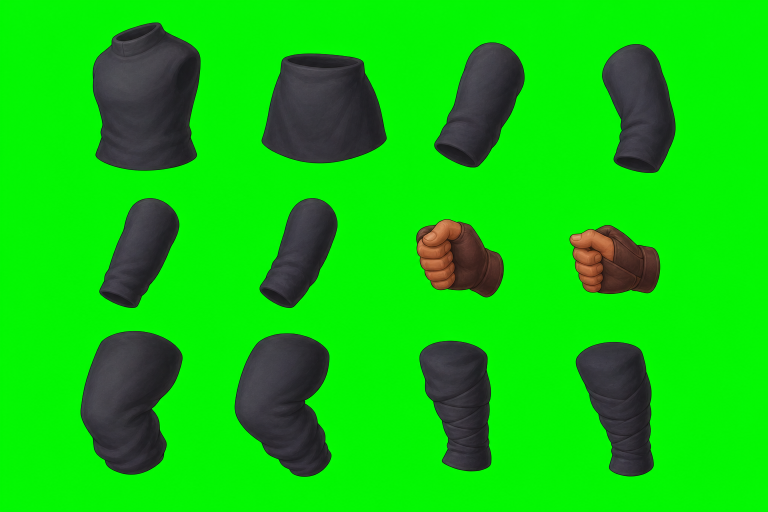
#> input picture source_assets/monsters/generated_parts/thief_raider_v12/01_imagegen_boards/focused_body_parts_candidate_v02_chroma.png, 1536 x 1024 px (shown at 1/2 size)
$ python extract_focused_body_parts_v02.py
#> lines starting #> are read from the running program, lines starting #| are printed output that depends on the picture; after the words box and inside, x2 and y2 are one past the last pixel; in counts of white or black regions, pixels touching at a corner belong together
### source_assets/monsters/generated_parts/thief_raider_v12/extract_semantic_parts_v01.py
#!/usr/bin/env python3
"""Remove the generated chroma plate and audit every connected semantic part.

This script deliberately distinguishes a usable texture donor from a production
attachment.  A clean connected component is not automatically considered a
riggable body part.
"""

from __future__ import annotations

import hashlib
import json
from pathlib import Path

import cv2
import numpy as np
from PIL import Image, ImageDraw, ImageFont


HERE = Path(__file__).resolve().parent
SOURCE = HERE / "01_imagegen_boards" / "semantic_parts_candidate_v01_chroma.png"
OUT = HERE / "02_semantic_parts" / "semantic_parts_v01"

# OpenCV connected-component ids for this immutable generated plate.  Grouping
# the two eyes keeps them as one Spine attachment while retaining transparency.
PARTS = [
    {"name": "hooded_head", "ids": [1], "verdict": "donor", "note": "Identity-preserving hood; face cavity is intentional."},
    {"name": "torso_fused_arms", "ids": [2], "verdict": "reject", "note": "Both sleeves are fused into the torso and the neck is a hollow port."},
    {"name": "scarf_tube_back", "ids": [3], "verdict": "reject", "note": "Closed hollow tube instead of separate front/back cloth attachments."},
    {"name": "scarf_tube_front", "ids": [4], "verdict": "reject", "note": "Closed hollow tube instead of separate front/back cloth attachments."},
    {"name": "pelvis_tunic_ring", "ids": [5], "verdict": "inspect", "note": "Useful painted donor, but upper opening and hidden waist volume need replacement."},
    {"name": "eye_glow", "ids": [6, 7], "verdict": "donor", "note": "Two disconnected eye sprites grouped as one attachment."},
    {"name": "shoulder_plate_far", "ids": [8], "verdict": "donor", "note": "Clean solid armor attachment."},
    {"name": "shoulder_plate_near", "ids": [9], "verdict": "donor", "note": "Clean solid armor attachment."},
    {"name": "plain_arm_bent", "ids": [10], "verdict": "inspect", "note": "Potential cloth donor; joint ends and role remain ambiguous."},
    {"name": "arm_bracer_composite_a", "ids": [11], "verdict": "reject", "note": "Cloth, leather and plate are fused; no independent elbow/wrist chain."},
    {"name": "arm_bracer_composite_b", "ids": [12], "verdict": "reject", "note": "Cloth, leather and plate are fused; no independent elbow/wrist chain."},
    {"name": "arm_bracer_composite_c", "ids": [13], "verdict": "reject", "note": "Cloth, leather and plate are fused; no independent elbow/wrist chain."},
    {"name": "rope_hand_composite", "ids": [14], "verdict": "inspect", "note": "Good hand identity donor; rope and cuff must be separated before rigging."},
    {"name": "dagger_hand_composite", "ids": [15], "verdict": "reject", "note": "Hand, dagger and cuff are fused although a separate dagger exists."},
    {"name": "forearm_plate_near", "ids": [16], "verdict": "donor", "note": "Clean solid armor attachment."},
    {"name": "forearm_plate_far", "ids": [17], "verdict": "donor", "note": "Clean solid armor attachment."},
    {"name": "leg_boot_composite_a", "ids": [18], "verdict": "reject", "note": "Thigh, shin and boot form one rigid sticker."},
    {"name": "leg_composite_b", "ids": [19], "verdict": "reject", "note": "Thigh and shin are fused and the ankle end is ambiguous."},
    {"name": "loot_sack", "ids": [20], "verdict": "donor", "note": "Clean accessory attachment."},
    {"name": "leg_boot_composite_c", "ids": [21], "verdict": "reject", "note": "Lower leg and boot are fused; knee/ankle cannot articulate."},
    {"name": "pouch", "ids": [22], "verdict": "donor", "note": "Clean accessory attachment."},
    {"name": "sack_rope", "ids": [23], "verdict": "donor", "note": "Clean rope donor; split into front/back paths at rig stage."},
    {"name": "belt", "ids": [24], "verdict": "donor", "note": "Clean accessory attachment."},
    {"name": "cape_tail_near", "ids": [25], "verdict": "donor", "note": "Clean cloth attachment with intentional tears."},
    {"name": "cape_tail_far", "ids": [26], "verdict": "donor", "note": "Clean cloth attachment with intentional tears."},
    {"name": "boot_near", "ids": [27], "verdict": "donor", "note": "Solid boot; ankle underlap still needs checkerboard verification."},
    {"name": "boot_far", "ids": [28], "verdict": "donor", "note": "Solid boot; ankle underlap still needs checkerboard verification."},
    {"name": "sack_knot", "ids": [29], "verdict": "donor", "note": "Clean accessory attachment."},
    {"name": "dagger", "ids": [30], "verdict": "donor", "note": "Clean weapon attachment."},
]


def sha256(path: Path) -> str:
    return hashlib.sha256(path.read_bytes()).hexdigest()


def chroma_to_rgba(source: np.ndarray) -> np.ndarray:
    """Key the green plate and remove green contamination from antialiased edges."""
    rgb = source[:, :, :3].astype(np.float32)
    dominance = rgb[:, :, 1] - np.maximum(rgb[:, :, 0], rgb[:, :, 2])
    alpha = np.clip((150.0 - dominance) / 110.0, 0.0, 1.0)
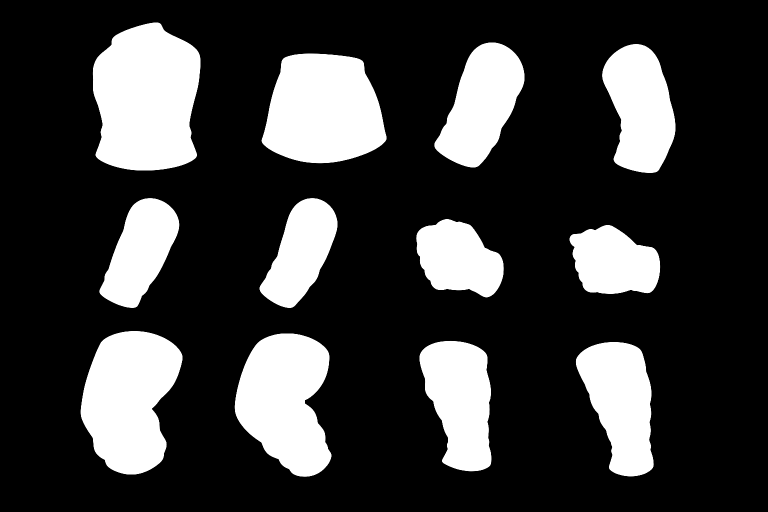
#> alpha: shape (1024, 1536) float32 (shown at 1/2 size); min 0, max 1, mean 0.232
    alpha[alpha < 0.035] = 0.0
#> alpha: shape (1024, 1536) float32; 0.01% of pixels changed, all inside (x1, y1, x2, y2) = (167, 45, 1336, 952)
    alpha[alpha > 0.965] = 1.0
#> alpha: shape (1024, 1536) float32; min 0, max 1, mean 0.232

    background_pixels = rgb[dominance > 190.0]
    background = np.median(background_pixels, axis=0) if len(background_pixels) else np.asarray([4.0, 250.0, 4.0])
#> background = [3, 247, 2]
    safe = np.maximum(alpha[:, :, None], 0.035)
    foreground = (rgb - (1.0 - alpha[:, :, None]) * background[None, None, :]) / safe
    foreground = np.clip(foreground, 0.0, 255.0)

    output = np.zeros((*source.shape[:2], 4), dtype=np.uint8)
    keep = alpha > 0.0
#> keep: shape (1024, 1536) bool; 23.3% white; 12 white regions, largest, box (x1, y1, x2, y2) and area: (185, 45, 401, 341) 52219, (523, 107, 774, 327) 43308, (161, 662, 365, 949) 42070
    output[:, :, :3][keep] = np.round(foreground[keep]).astype(np.uint8)
    output[:, :, 3] = np.round(alpha * 255.0).astype(np.uint8)
    return output


# [69 lines left out: functions crop_group, make_contact, main, not called in this run]


# [2 lines that do not run on import are left out]

### source_assets/monsters/generated_parts/thief_raider_v12/extract_focused_body_parts_v02.py
#!/usr/bin/env python3
"""Key and audit the focused twelve-part image-generation pass."""

from __future__ import annotations

import json
from pathlib import Path

import cv2
import numpy as np
from PIL import Image, ImageDraw, ImageFont

from extract_semantic_parts_v01 import chroma_to_rgba, sha256


HERE = Path(__file__).resolve().parent
SOURCE = HERE / "01_imagegen_boards" / "focused_body_parts_candidate_v02_chroma.png"
OUT = HERE / "02_semantic_parts" / "focused_body_parts_v02"

PARTS = [
    {"name": "torso_cloth", "id": 1, "verdict": "reject", "note": "Painted black neck and shoulder cavities; reads as an empty shirt."},
    {"name": "pelvis_tunic", "id": 4, "verdict": "reject", "note": "Painted black waist cavity; missing solid hidden torso/hip volume."},
    {"name": "near_upper_arm", "id": 2, "verdict": "reject", "note": "Large black sleeve port at elbow and capsule-like shoulder cap."},
    {"name": "far_upper_arm", "id": 3, "verdict": "reject", "note": "Large black sleeve port at elbow and capsule-like shoulder cap."},
    {"name": "near_forearm", "id": 5, "verdict": "reject", "note": "Large black sleeve port; both endpoints lack tapered underlap."},
    {"name": "far_forearm", "id": 6, "verdict": "reject", "note": "Large black sleeve port; both endpoints lack tapered underlap."},
    {"name": "near_empty_grip_hand", "id": 7, "verdict": "donor", "note": "Independent empty grip; perspective and palette are usable donors."},
    {"name": "far_empty_grip_hand", "id": 8, "verdict": "donor", "note": "Independent empty grip; perspective and palette are usable donors."},
    {"name": "near_thigh", "id": 9, "verdict": "reject", "note": "Pillow-like bent tube with no controlled hip/knee underlap."},
    {"name": "far_thigh", "id": 10, "verdict": "reject", "note": "Pillow-like bent tube with no controlled hip/knee underlap."},
    {"name": "near_shin", "id": 11, "verdict": "reject", "note": "Generic tapered tube; endpoints and silhouette do not match the crouched bind pose."},
    {"name": "far_shin", "id": 12, "verdict": "reject", "note": "Generic tapered tube; endpoints and silhouette do not match the crouched bind pose."},
]


def crop_component(rgba: np.ndarray, labels: np.ndarray, component_id: int, padding: int = 10) -> tuple[np.ndarray, list[int]]:
    owned = labels == component_id
    ys, xs = np.where(owned)
    if not len(xs):
        raise RuntimeError(component_id)
    x0, y0 = max(0, int(xs.min()) - padding), max(0, int(ys.min()) - padding)
    x1, y1 = min(rgba.shape[1], int(xs.max()) + 1 + padding), min(rgba.shape[0], int(ys.max()) + 1 + padding)
    crop = rgba[y0:y1, x0:x1].copy()
    own_crop = owned[y0:y1, x0:x1]
    crop[~own_crop] = 0
    return crop, [x0, y0, x1, y1]


def dark_cavity_pixels(crop: np.ndarray) -> int:
    rgb = crop[:, :, :3].astype(np.float32)
    alpha = crop[:, :, 3] > 128
    luminance = rgb[:, :, 0] * 0.2126 + rgb[:, :, 1] * 0.7152 + rgb[:, :, 2] * 0.0722
    # Body cloth is dark, so only count near-black pockets, not normal charcoal.
    return int(((luminance < 17.0) & alpha).sum())


def make_contact(records: list[dict]) -> None:
    cols, cell_w, cell_h = 4, 380, 330
    rows = 3
    sheet = Image.new("RGBA", (cols * cell_w, rows * cell_h), (26, 30, 38, 255))
    draw = ImageDraw.Draw(sheet)
    font = ImageFont.load_default()
    colors = {"donor": (64, 210, 120, 255), "reject": (235, 76, 76, 255)}
    for index, record in enumerate(records):
        x, y = (index % cols) * cell_w, (index // cols) * cell_h
        color = colors[record["verdict"]]
        draw.rectangle((x + 4, y + 4, x + cell_w - 5, y + cell_h - 5), outline=color, width=3)
        draw.text((x + 12, y + 10), f'{index:02d} {record["name"]}', fill=(245, 247, 250, 255), font=font)
        draw.text((x + 12, y + 28), f'{record["verdict"].upper()}  near-black={record["near_black_pixels"]}', fill=color, font=font)
        part = Image.open(OUT / record["file"]).convert("RGBA")
        scale = min(330 / max(1, part.width), 245 / max(1, part.height), 1.35)
        shown = part.resize((max(1, round(part.width * scale)), max(1, round(part.height * scale))), Image.Resampling.LANCZOS)
        sheet.alpha_composite(shown, (x + (cell_w - shown.width) // 2, y + 62 + (245 - shown.height) // 2))
    sheet.convert("RGB").save(OUT / "focused_body_parts_contact.jpg", quality=96)


def main() -> None:
    OUT.mkdir(parents=True, exist_ok=True)
    source = np.asarray(Image.open(SOURCE).convert("RGBA"), dtype=np.uint8)
    keyed = chroma_to_rgba(source)
    Image.fromarray(keyed, "RGBA").save(OUT / "focused_body_parts_candidate_v02_alpha.png")
    mask = (keyed[:, :, 3] > 24).astype(np.uint8)
#> mask: shape (1024, 1536); values 0 (black) and 1 (white), 23.3% white; 12 white regions, largest, box (x1, y1, x2, y2) and area: (185, 45, 401, 341) 52192, (523, 107, 774, 327) 43281, (161, 662, 365, 949) 42045
    count, labels, stats, _ = cv2.connectedComponentsWithStats(mask, connectivity=8)
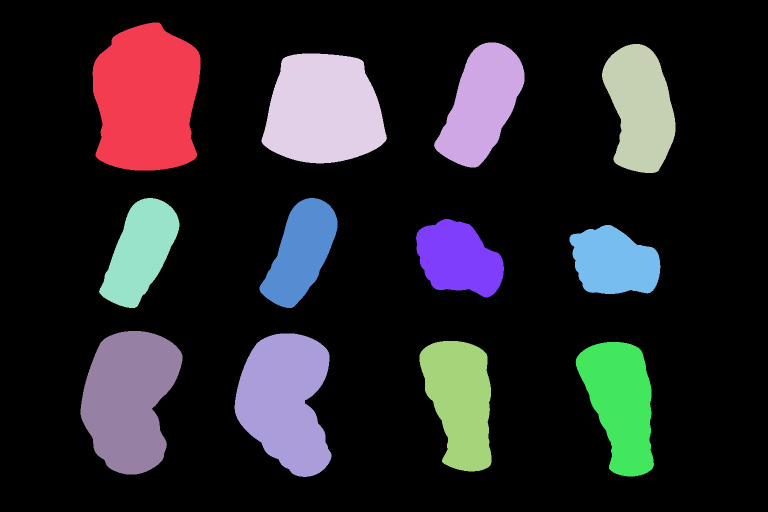
#> labels: shape (1024, 1536) int32 (shown at 1/2 size); 13 distinct labels, from 0 to 12; one colour per label, 0 black
#> count = 13; stats = 13 rows, first 6: [0, 0, 1536, 1024, 1206815], [185, 45, 216, 296, 52192], [868, 85, 181, 250, 27053], [1204, 88, 147, 258, 26842], [523, 107, 251, 220, 43281], [198, 396, 161, 220, 20825]
    significant = [i for i in range(1, count) if int(stats[i, cv2.CC_STAT_AREA]) >= 100]
#> significant = [1, 2, 3, 4, 5, 6, 7, 8, 9, 10, 11, 12]
    if significant != list(range(1, 13)):
        raise RuntimeError(significant)

    records = []
    for index, spec in enumerate(PARTS):
        crop, bbox = crop_component(keyed, labels, spec["id"])
        filename = f"{index:02d}_{spec['name']}.png"
        Image.fromarray(crop, "RGBA").save(OUT / filename)
        records.append({**spec, "file": filename, "source_bbox": bbox, "near_black_pixels": dark_cavity_pixels(crop)})
#> this loop made 12 passes
#> (x0 in crop_component, y0 in crop_component, x1 in crop_component, y1 in crop_component) on passes 1 to 12: (175, 35, 411, 351), (513, 97, 784, 337), (858, 75, 1059, 345), (1194, 78, 1361, 356), (188, 386, 369, 626), (509, 386, 685, 626), (822, 428, 1018, 605), (1129, 440, 1331, 598), (151, 652, 375, 959), (459, 657, 673, 964), (829, 672, 993, 953), (1141, 674, 1318, 963)
#> pass 1, in crop_component, `owned = labels == component_id`:
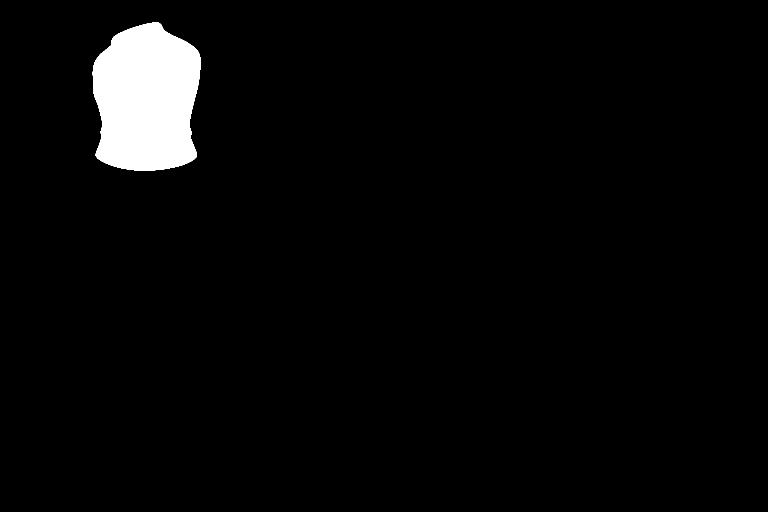
#> owned: shape (1024, 1536) bool (shown at 1/2 size); 3.3% white; 1 white region, box (x1, y1, x2, y2) and area: (185, 45, 401, 341) 52192
#> pass 1, in crop_component, `own_crop = owned[y0:y1, x0:x1]`:
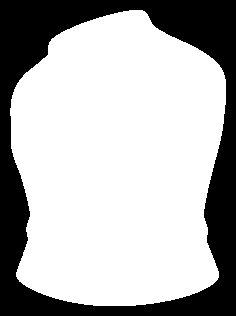
#> own_crop: shape (316, 236) bool; 70% white; 1 black region, box (x1, y1, x2, y2) and area: (0, 0, 236, 316) 22384
#> after the loop:
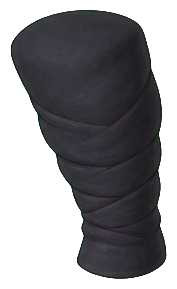
#> crop: shape (289, 177, 4); mean R, G, B, A 26.4, 25.7, 28.9, 140.3; transparent parts drawn white
#> after the loop, records = 12 items
    make_contact(records)
#> in make_contact, `x, y = (index % cols) * cell_w, (index // cols) * cell_h`: x = 0
#> in make_contact, `color = colors[record["verdict"]]`: color = (235, 76, 76, 255)
#> in make_contact, `sheet.alpha_composite(shown, (x + (cell_w - shown.width) // 2, y + 62 ..`:
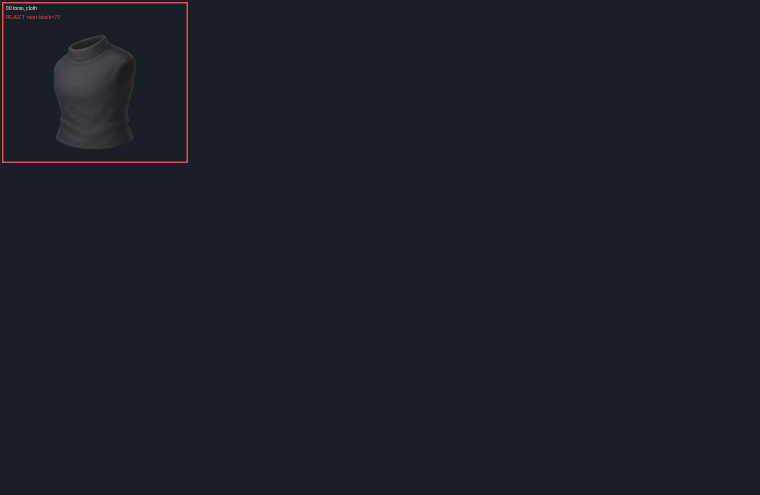
#> sheet: PIL image 1520x990 RGBA (shown at 1/2 size); mean R, G, B, A 27.2, 30.6, 38.6, 255
#> in make_contact, `sheet.convert("RGB").save(OUT / "focused_body_parts_contact.jpg", qual..`:
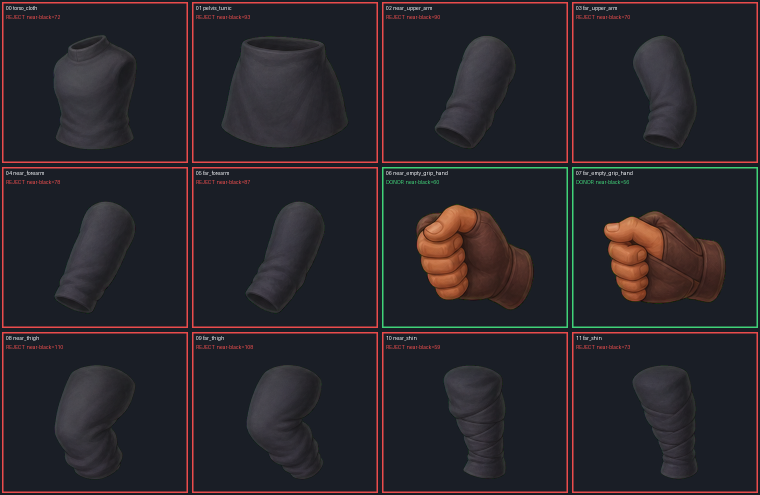
#> saved as focused_body_parts_contact.jpg: PIL image 1520x990 RGB (shown at 1/2 size); mean R, G, B 40.5, 37.5, 43.1
    report = {
        "schema_version": 1,
        "source_sha256": sha256(SOURCE),
        "status": "failed_body_part_visual_gate_hands_donor_only",
        "verdict_counts": {"donor": 2, "reject": 10},
        "parts": records,
        "production_rig_allowed": False,
        "shipping_allowed": False,
        "steam_install_allowed": False,
        "next_gate": "full_character_context_reveal_without_armor_then_semantic_masking",
    }
    (OUT / "focused_body_parts_review.json").write_text(json.dumps(report, indent=2) + "\n", encoding="utf-8")
    print(json.dumps(report, indent=2))
#> (printed output is left out)


if __name__ == "__main__":
    main()
